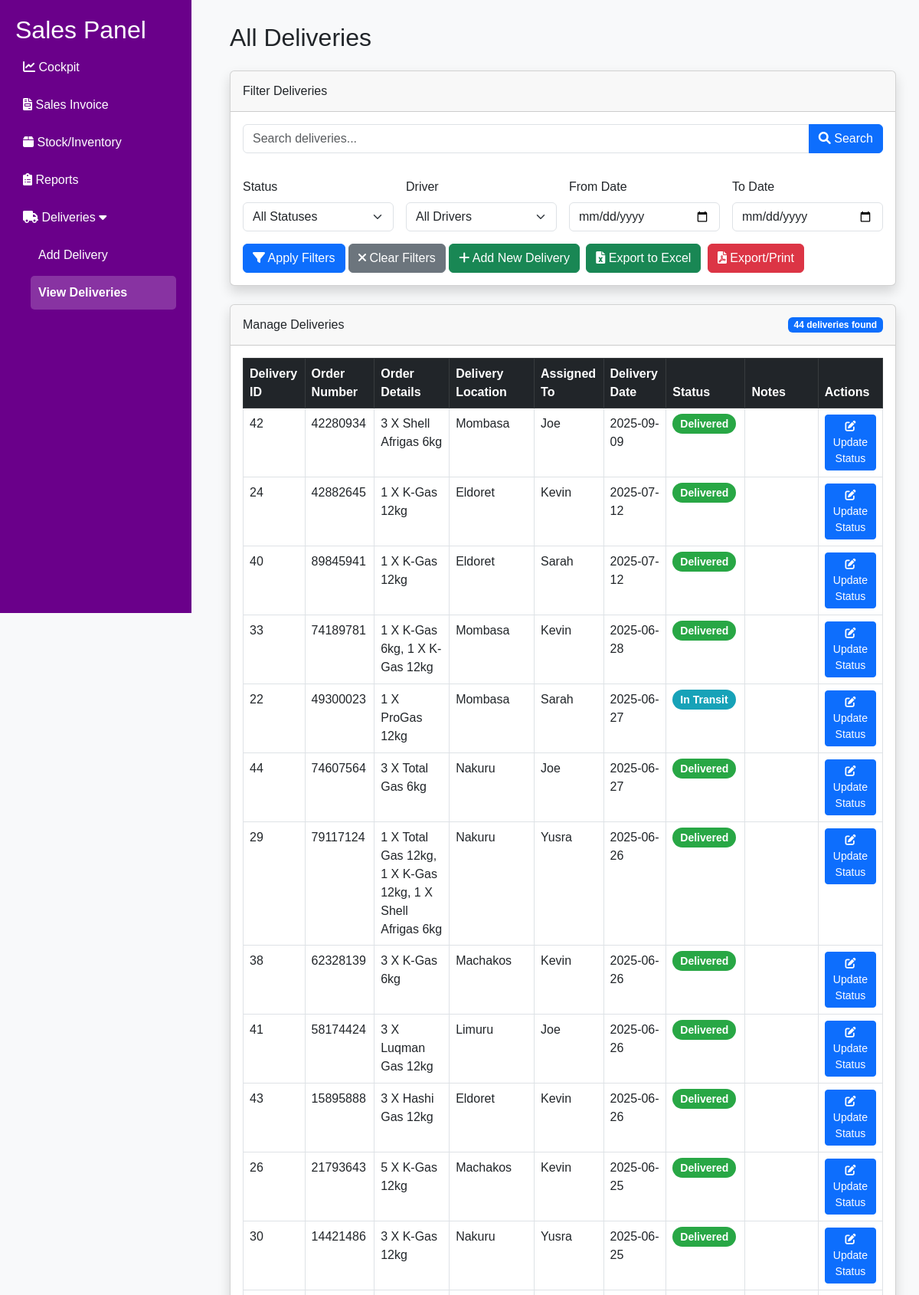
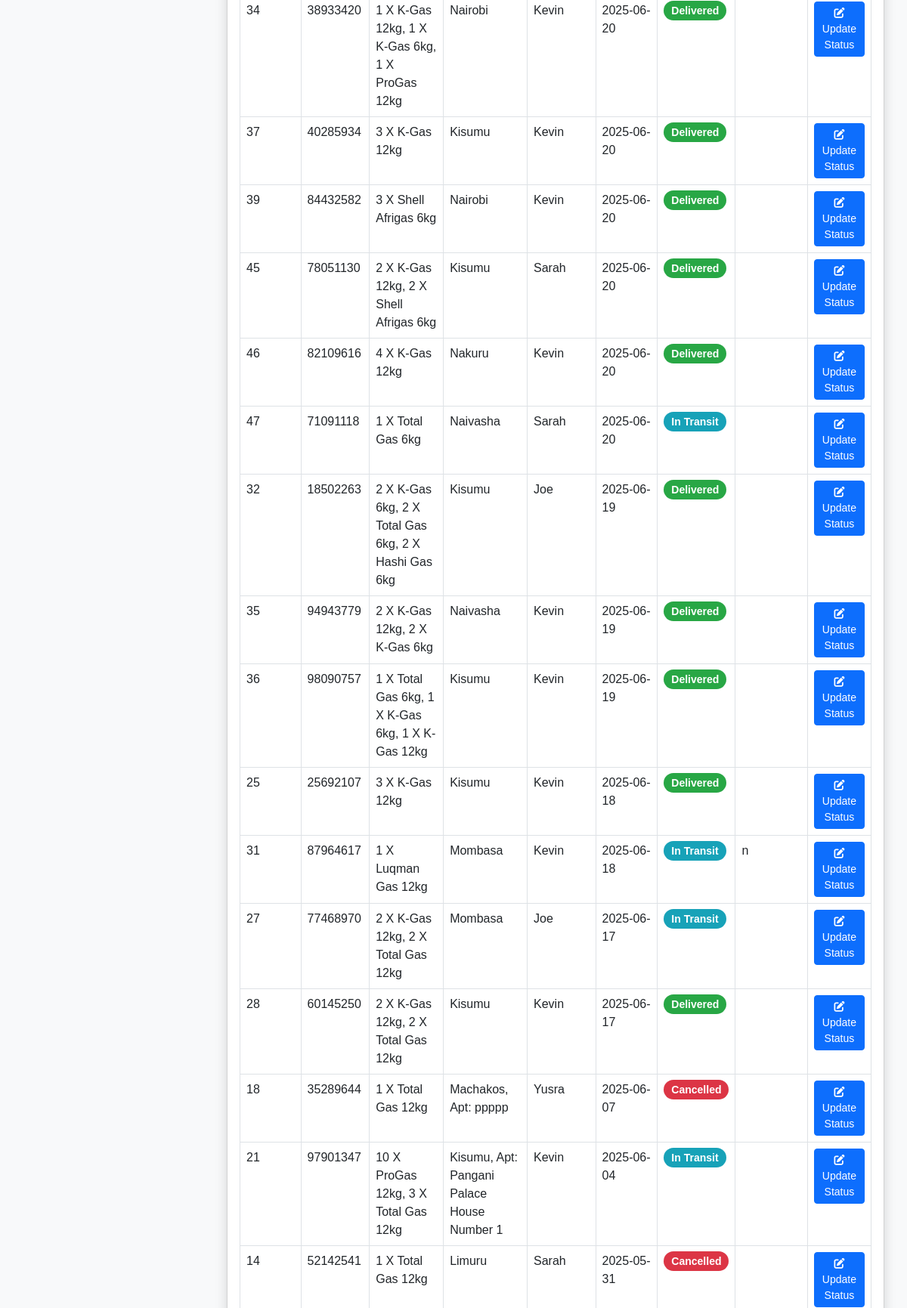
Screenshot of /staff/view_deliveries_sales.php (upper part) with the database file from the repository (2 pictures, top to bottom).
### tables this page shows
CREATE TABLE `deliveries` (
  `delivery_id` int(11) NOT NULL,
  `order_id` int(11) DEFAULT NULL,
  `delivery_status` varchar(50) DEFAULT 'In Transit',
  `delivery_date` date DEFAULT NULL,
  `assigned_to` varchar(100) DEFAULT NULL,
  `notes` text DEFAULT NULL,
  `created_at` timestamp NOT NULL DEFAULT current_timestamp()
);

CREATE TABLE `orders` (
  `order_id` int(11) NOT NULL,
  `invoice_summary` text DEFAULT NULL,
  `total_amount` int(11) DEFAULT NULL,
  `order_date` varchar(50) DEFAULT NULL,
  `order_number` varchar(50) DEFAULT NULL,
  `order_status` varchar(20) DEFAULT 'new',
  `cust_id` int(11) DEFAULT NULL,
  `billing_info` text DEFAULT NULL,
  `delivery_info` text DEFAULT NULL,
  `is_new` tinyint(1) DEFAULT 1
);

### staff/view_deliveries_sales.php (the view, shortened to what this page needs)
<!DOCTYPE html>
<html lang="en">
<head>
  <link href="https://cdn.jsdelivr.net/npm/bootstrap@5.3.0/dist/css/bootstrap.min.css" rel="stylesheet">
  <link rel="stylesheet" href="https://cdnjs.cloudflare.com/ajax/libs/font-awesome/6.0.0/css/all.min.css">
</head>
<body>
<div class="sidebar">
    <h2>Sales Panel</h2>
    <a href="/OceanGas/staff/sales_staff_dashboard.php" class="<?php echo ($current_page === 'sales_staff_dashboard.php') ? 'active' : ''; ?>"><i class="fas fa-chart-line"></i> Cockpit</a>
    <a href="/OceanGas/staff/sales_invoice.php"><i class="fas fa-file-invoice"></i> Sales Invoice</a>
    <a href="/OceanGas/staff/stock_sales.php"><i class="fas fa-box"></i> Stock/Inventory</a>
    <a href="/OceanGas/staff/reports.php"><i class="fas fa-clipboard-list"></i> Reports</a>
    <div class="dropdown">
        <button class="dropdown-btn">
            <i class="fas fa-truck"></i>
            <span>Deliveries</span>
            <i class="fas fa-caret-down ms-auto"></i>
        </button>
        <div class="dropdown-container">
            <a href="add_delivery_sales.php">Add Delivery</a>
            <a href="view_deliveries_sales.php" class="active">View Deliveries</a>
        </div>
    </div>
</div>
  <div class="content">
    <?php
    $host = 'localhost';
    $db   = 'oceangas';
    $user = 'root';
    $pass = '';
    $conn = new mysqli($host, $user, $pass, $db);
    $date_from = isset($_GET['date_from']) ? $_GET['date_from'] : '';
    $date_to = isset($_GET['date_to']) ? $_GET['date_to'] : '';
    $search_query = isset($_GET['search']) ? $_GET['search'] : '';
    $sql = "SELECT d.*, o.invoice_summary, o.delivery_info, o.order_number
            FROM deliveries d
            LEFT JOIN orders o ON d.order_id = o.order_id
            WHERE 1=1";
    $sql .= " ORDER BY d.delivery_date DESC";
    $stmt = $conn->prepare($sql);
    $stmt->execute();
    $result = $stmt->get_result();
    ?>
    <h2 class="mb-4">All Deliveries</h2>
    <div class="card shadow mb-4">
      <div class="card-header py-3">
        <h6 class="m-0 font-weight-bold">Filter Deliveries</h6>
      </div>
      <div class="card-body">
        <form method="GET" action="" class="row g-3">
          <div class="col-md-12 mb-3">
            <div class="input-group">
              <input type="text" class="form-control" placeholder="Search deliveries..." name="search" value="<?= htmlspecialchars($search_query) ?>">
              <button class="btn btn-primary" type="submit">
                <i class="fas fa-search"></i> Search
              </button>
            </div>
          </div>
          <div class="col-md-3">
            <label for="statusFilter" class="form-label">Status</label>
            <select class="form-select" id="statusFilter" name="status">
              <option value="">All Statuses</option>
            </select>
          </div>
          <div class="col-md-3">
            <label for="driverFilter" class="form-label">Driver</label>
            <select class="form-select" id="driverFilter" name="driver">
              <option value="">All Drivers</option>
            </select>
          </div>
          <div class="col-md-3">
            <label for="dateFrom" class="form-label">From Date</label>
            <input type="date" class="form-control" id="dateFrom" name="date_from" value="<?= htmlspecialchars($date_from) ?>">
          </div>
          <div class="col-md-3">
            <label for="dateTo" class="form-label">To Date</label>
            <input type="date" class="form-control" id="dateTo" name="date_to" value="<?= htmlspecialchars($date_to) ?>">
          </div>
          <div class="col-12 mt-3">
            <button type="submit" class="btn btn-primary">
              <i class="fas fa-filter"></i> Apply Filters
            </button>
            <a href="view_deliveries_sales.php" class="btn btn-secondary">
              <i class="fas fa-times"></i> Clear Filters
            </a>
            <a href="add_delivery_sales.php" class="btn btn-success">
              <i class="fas fa-plus"></i> Add New Delivery
            </a>
            <button type="button" onclick="exportTableToCSV('deliveries.csv')" class="btn btn-success ms-1">
              <i class="fas fa-file-excel"></i> Export to Excel
            </button>
            <button type="button" onclick="printTable()" class="btn btn-danger ms-1">
              <i class="fas fa-file-pdf"></i> Export/Print
            </button>
          </div>
        </form>
      </div>
    </div>
    <div class="card shadow mb-4">
      <div class="card-header py-3 d-flex justify-content-between align-items-center">
        <h6 class="m-0 font-weight-bold">Manage Deliveries</h6>
        <span class="badge bg-primary"><?= $result->num_rows ?> deliveries found</span>
      </div>
      <div class="card-body">
        <div class="table-responsive">
          <table class="table table-bordered table-hover">
            <thead class="table-dark">
              <tr>
                <th>Delivery ID</th>
                <th>Order Number</th>
                <th>Order Details</th>
                <th>Delivery Location</th>
                <th>Assigned To</th>
                <th>Delivery Date</th>
                <th>Status</th>
                <th>Notes</th>
                <th>Actions</th>
              </tr>
            </thead>
            <tbody>
            <?php
            if ($result->num_rows > 0) {
              while ($row = $result->fetch_assoc()):
                $delivery_info = json_decode($row['delivery_info'] ?? '{}', true);
                $delivery_address = $delivery_info['address'] ?? 'N/A';
                $apartment = $delivery_info['apartment'] ?? '';
                if (!empty($apartment)) {
                  $delivery_address .= ", Apt: " . $apartment;
                }
                $status_class = 'status-pending';
                if ($row['delivery_status'] === 'In Transit') {
                  $status_class = 'status-transit';
                } elseif ($row['delivery_status'] === 'Delivered') {
                  $status_class = 'status-delivered';
                } elseif ($row['delivery_status'] === 'Cancelled') {
                  $status_class = 'status-cancelled';
                }
            ?>
              <tr>
                <td><?= htmlspecialchars($row['delivery_id']) ?></td>
                <td><?= htmlspecialchars($row['order_number'] ?? 'N/A') ?></td>
                <td><?= htmlspecialchars($row['invoice_summary'] ?? 'N/A') ?></td>
                <td><?= htmlspecialchars($delivery_address) ?></td>
                <td><?= htmlspecialchars($row['assigned_to']) ?></td>
                <td><?= htmlspecialchars($row['delivery_date']) ?></td>
                <td>
                  <span class="status-badge <?= $status_class ?>">
                    <?= htmlspecialchars($row['delivery_status']) ?>
                  </span>
                </td>
                <td><?= htmlspecialchars($row['notes']) ?></td>
                <td>
                  <button type="button" class="btn btn-sm btn-primary" data-bs-toggle="modal" data-bs-target="#updateStatusModal<?= $row['delivery_id'] ?>">
                    <i class="fas fa-edit"></i> Update Status
                  </button>
                </td>
              </tr>
            <?php
              endwhile;
            } else {
              echo '<tr><td colspan="9" class="text-center">No deliveries found matching your filters</td></tr>';
            }
            ?>
            </tbody>
          </table>
        </div>
      </div>
    </div>
  </div>
</body>
</html>

### staff/view_deliveries_sales.php (style rules this page uses)
body { display: flex; background: #f8f9fa; font-family: Arial, sans-serif; }
.sidebar { width: 250px; background: #6a008a; color: white; padding: 20px; height: 100vh; position: fixed; }
.sidebar a { color: white; display: block; padding: 10px; text-decoration: none; margin: 5px 0; }
.sidebar a:hover, .sidebar a.active { background: rgba(255,255,255,0.2); border-radius: 5px; font-weight: bold; }
.dropdown-btn { background: none; border: none; color: white; padding: 10px; text-align: left; width: 100%; cursor: pointer; font-size: 16px; }
.dropdown-container { display: none; background-color: #6a008a; padding-left: 20px; }
.dropdown-btn.active + .dropdown-container { display: block; }
.content { margin-left: 270px; padding: 30px; width: calc(100% - 270px); }
.status-badge { padding: 5px 10px; border-radius: 20px; font-size: 14px; font-weight: bold; }
.status-transit { background-color: #17a2b8; color: #fff; }
.status-delivered { background-color: #28a745; color: #fff; }
.status-cancelled { background-color: #dc3545; color: #fff; }
.ms-1 { margin-left: 0.25rem !important; }

### rows the page displays
deliveries: delivery_id "42", order.order_number "42280934", order.invoice_summary "3 X Shell Afrigas 6kg", order.delivery_info "Mombasa", assigned_to "Joe", delivery_date "2025-09-09", delivery_status "Delivered"
deliveries: delivery_id "24", order.order_number "42882645", order.invoice_summary "1 X K-Gas 12kg", order.delivery_info "Eldoret", assigned_to "Kevin", delivery_date "2025-07-12", delivery_status "Delivered"
deliveries: delivery_id "40", order.order_number "89845941", order.invoice_summary "1 X K-Gas 12kg", order.delivery_info "Eldoret", assigned_to "Sarah", delivery_date "2025-07-12", delivery_status "Delivered"
deliveries: delivery_id "33", order.order_number "74189781", order.invoice_summary "1 X K-Gas 6kg, 1 X K-Gas 12kg", order.delivery_info "Mombasa", assigned_to "Kevin", delivery_date "2025-06-28", delivery_status "Delivered"
deliveries: delivery_id "22", order.order_number "49300023", order.invoice_summary "1 X ProGas 12kg", order.delivery_info "Mombasa", assigned_to "Sarah", delivery_date "2025-06-27", delivery_status "In Transit"
deliveries: delivery_id "44", order.order_number "74607564", order.invoice_summary "3 X Total Gas 6kg", order.delivery_info "Nakuru", assigned_to "Joe", delivery_date "2025-06-27", delivery_status "Delivered"
deliveries: delivery_id "29", order.order_number "79117124", order.invoice_summary "1 X Total Gas 12kg, 1 X K-Gas 12kg, 1 X Shell Afrigas 6kg", order.delivery_info "Nakuru", assigned_to "Yusra", delivery_date "2025-06-26", delivery_status "Delivered"
deliveries: delivery_id "38", order.order_number "62328139", order.invoice_summary "3 X K-Gas 6kg", order.delivery_info "Machakos", assigned_to "Kevin", delivery_date "2025-06-26", delivery_status "Delivered"
deliveries: delivery_id "41", order.order_number "58174424", order.invoice_summary "3 X Luqman Gas 12kg", order.delivery_info "Limuru", assigned_to "Joe", delivery_date "2025-06-26", delivery_status "Delivered"
deliveries: delivery_id "43", order.order_number "15895888", order.invoice_summary "3 X Hashi Gas 12kg", order.delivery_info "Eldoret", assigned_to "Kevin", delivery_date "2025-06-26", delivery_status "Delivered"
deliveries: delivery_id "26", order.order_number "21793643", order.invoice_summary "5 X K-Gas 12kg", order.delivery_info "Machakos", assigned_to "Kevin", delivery_date "2025-06-25", delivery_status "Delivered"
deliveries: delivery_id "30", order.order_number "14421486", order.invoice_summary "3 X K-Gas 12kg", order.delivery_info "Nakuru", assigned_to "Yusra", delivery_date "2025-06-25", delivery_status "Delivered"
deliveries: delivery_id "34", order.order_number "38933420", order.invoice_summary "1 X K-Gas 12kg, 1 X K-Gas 6kg, 1 X ProGas 12kg", order.delivery_info "Nairobi", assigned_to "Kevin", delivery_date "2025-06-20", delivery_status "Delivered"
deliveries: delivery_id "37", order.order_number "40285934", order.invoice_summary "3 X K-Gas 12kg", order.delivery_info "Kisumu", assigned_to "Kevin", delivery_date "2025-06-20", delivery_status "Delivered"
deliveries: delivery_id "39", order.order_number "84432582", order.invoice_summary "3 X Shell Afrigas 6kg", order.delivery_info "Nairobi", assigned_to "Kevin", delivery_date "2025-06-20", delivery_status "Delivered"
deliveries: delivery_id "45", order.order_number "78051130", order.invoice_summary "2 X K-Gas 12kg, 2 X Shell Afrigas 6kg", order.delivery_info "Kisumu", assigned_to "Sarah", delivery_date "2025-06-20", delivery_status "Delivered"
deliveries: delivery_id "46", order.order_number "82109616", order.invoice_summary "4 X K-Gas 12kg", order.delivery_info "Nakuru", assigned_to "Kevin", delivery_date "2025-06-20", delivery_status "Delivered"
deliveries: delivery_id "47", order.order_number "71091118", order.invoice_summary "1 X Total Gas 6kg", order.delivery_info "Naivasha", assigned_to "Sarah", delivery_date "2025-06-20", delivery_status "In Transit"
deliveries: delivery_id "32", order.order_number "18502263", order.invoice_summary "2 X K-Gas 6kg, 2 X Total Gas 6kg, 2 X Hashi Gas 6kg", order.delivery_info "Kisumu", assigned_to "Joe", delivery_date "2025-06-19", delivery_status "Delivered"
deliveries: delivery_id "35", order.order_number "94943779", order.invoice_summary "2 X K-Gas 12kg, 2 X K-Gas 6kg", order.delivery_info "Naivasha", assigned_to "Kevin", delivery_date "2025-06-19", delivery_status "Delivered"
deliveries: delivery_id "36", order.order_number "98090757", order.invoice_summary "1 X Total Gas 6kg, 1 X K-Gas 6kg, 1 X K-Gas 12kg", order.delivery_info "Kisumu", assigned_to "Kevin", delivery_date "2025-06-19", delivery_status "Delivered"
deliveries: delivery_id "25", order.order_number "25692107", order.invoice_summary "3 X K-Gas 12kg", order.delivery_info "Kisumu", assigned_to "Kevin", delivery_date "2025-06-18", delivery_status "Delivered"
deliveries: delivery_id "31", order.order_number "87964617", order.invoice_summary "1 X Luqman Gas 12kg", order.delivery_info "Mombasa", assigned_to "Kevin", delivery_date "2025-06-18", delivery_status "In Transit", notes "n"
deliveries: delivery_id "27", order.order_number "77468970", order.invoice_summary "2 X K-Gas 12kg, 2 X Total Gas 12kg", order.delivery_info "Mombasa", assigned_to "Joe", delivery_date "2025-06-17", delivery_status "In Transit"
deliveries: delivery_id "28", order.order_number "60145250", order.invoice_summary "2 X K-Gas 12kg, 2 X Total Gas 12kg", order.delivery_info "Kisumu", assigned_to "Kevin", delivery_date "2025-06-17", delivery_status "Delivered"
deliveries: delivery_id "18", order.order_number "35289644", order.invoice_summary "1 X Total Gas 12kg", order.delivery_info "Machakos, Apt: ppppp", assigned_to "Yusra", delivery_date "2025-06-07", delivery_status "Cancelled"
deliveries: delivery_id "21", order.order_number "97901347", order.invoice_summary "10 X ProGas 12kg, 3 X Total Gas 12kg", order.delivery_info "Kisumu, Apt: Pangani Palace House Number 1", assigned_to "Kevin", delivery_date "2025-06-04", delivery_status "In Transit"
deliveries: delivery_id "14", order.order_number "52142541", order.invoice_summary "1 X Total Gas 12kg", order.delivery_info "Limuru", assigned_to "Sarah", delivery_date "2025-05-31", delivery_status "Cancelled"

### other values shown
$result->num_rows "44"
